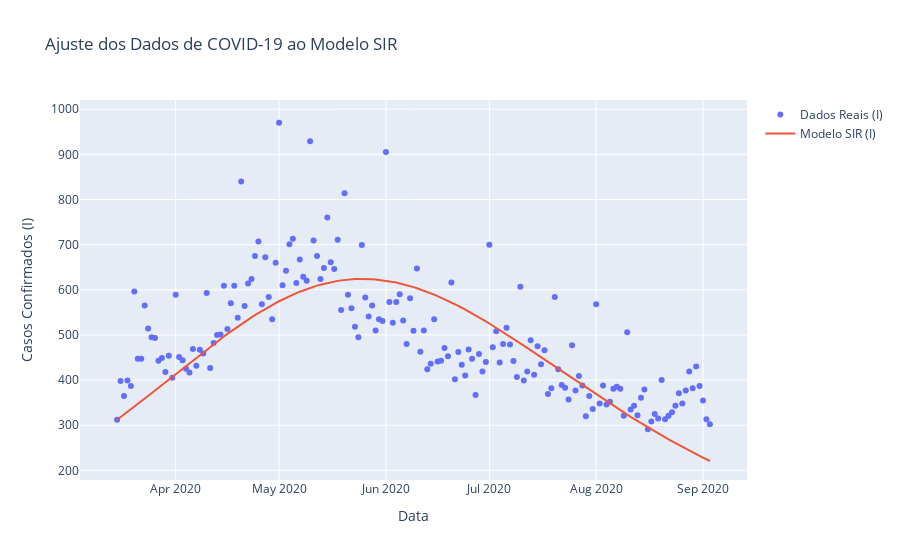

Notebook code cell kept with this figure:
### Markdown cell above
**Bibliotecas utilizadas:**

* numpy: Importa a biblioteca NumPy com um alias np, que é comumente usado para operações numéricas.
* pandas: Importa a biblioteca Pandas com um alias pd, que é usada para manipulação e análise de dados.
* odeint: Importa a função odeint da subbiblioteca integrate da biblioteca SciPy, que é usada para integrar equações diferenciais ordinárias.
* minimize: Importa a função minimize da sub-biblioteca optimize da biblioteca SciPy, que é usada para minimizar funções.
* matplotlib.pyplot: Importa a biblioteca Matplotlib com um alias plt, que é usada para criar gráficos e visualizações.
* plotly.io: importa a biblioteca de visualização de dados interativa e open-source em Python. Ela permite criar gráficos interativos de alta qualidade para análise de dados e comunicação visual. 

**Procedimentos**

1. **Definição das equações diferenciais ordinárias:** Em nossas análises consideramos o modelo SIR, dado por

$$\left\{\begin{array}{llll}
         \dfrac{dS}{dt}=-\beta SI,\\
         \\
         \dfrac{dI}{dt}=\beta SI - \gamma I,\\
         \\
         \dfrac{dR}{dt}=\gamma I,
\end{array}\right.$$

em que $\beta SI$ é a força de infecção (lembrando que estamos considerando uma população constante), e $\gamma I$ o termo de recuperação ou morte de indivíduos infectados.

1. **Definição da função custo:** Visa quantificar o quão bem o modelo SIR se ajusta aos dados reais de casos confirmados de COVID-19. Os parâmetros a serem otimizados pelo método dos mínimos quadrados, como a taxa de transmissão ($\beta$) e a taxa de recuperação ($\gamma$), são passados como entrada para a função. Primeiro, são definidas as condições iniciais do modelo, incluindo o número inicial de indivíduos infectados e recuperados, com base nos dados reais. Em seguida, as equações diferenciais do modelo SIR são resolvidas numericamente para estimar o número de casos confirmados ao longo do tempo. O erro quadrático médio entre os casos simulados e os casos reais é calculado e retornado como a função de custo. Minimizar esse erro é essencial para encontrar os melhores valores dos parâmetros do modelo que se ajustem aos dados observados, fornecendo assim uma representação precisa da propagação da doença.

2. **Método de otimização para o ajuste dos mínimos quadrados:**  O método L-BFGS-B (*Limited-memory Broyden-Fletcher-Goldfarb-Shanno with Bound Constraints*) é um método de otimização que combina elementos do método BFGS (Broyden-Fletcher-Goldfarb-Shanno) com técnicas de limitação de memória. O método L-BFGS-B é adequado para problemas de ajuste por mínimos quadrados, especialmente quando a função objetivo é suave e as restrições de limite podem ser aplicadas aos parâmetros. Quando se trata de ajuste de mínimos quadrados, o objetivo é encontrar os parâmetros do modelo que minimizam a soma dos quadrados das diferenças entre os valores observados e os valores simulados pelo modelo. Algumas características do método:

    **a)** Eficiência: O L-BFGS-B é geralmente eficiente em encontrar o mínimo da função objetivo, especialmente para problemas de otimização suaves e bem-condicionados.

    **b)** Restrições de limite: Muitas vezes, é necessário impor limites nos parâmetros do modelo durante o ajuste. O L-BFGS-B suporta restrições de limite, o que significa que você pode especificar limites superiores e inferiores para os parâmetros.

    **c)** Robustez: O L-BFGS-B é relativamente robusto e pode lidar com uma variedade de problemas de ajuste, desde que as condições de viabilidade sejam satisfeitas.

O algoritmo a seguir consiste no ajuste pelo método dos mínimos quadrados do modelo SIR a um conjunto de dados de incidência de COVID-19 em São Paulo no período de 15/03/2020 a 03/09/2020.

### Code cell
import numpy as np
import pandas as pd
from scipy.integrate import odeint
from scipy.optimize import minimize
import matplotlib.pyplot as plt
import plotly.graph_objs as go
import plotly.io as pio

# Função que retorna as equações diferenciais do modelo SIR
def deriv(y, t, N, beta, gamma):
    S, I, R = y
    dSdt = -beta * S * I / N
    dIdt = beta * S * I / N - gamma * I
    dRdt = gamma * I
    return dSdt, dIdt, dRdt

# Função de custo para o método dos mínimos quadrados
def cost_function(params, t, data): # Esta linha define a função cost_function, que aceita três argumentos: params, t e data.  params é uma lista que contém os parâmetros a serem otimizados pelo método dos mínimos quadrados, neste caso, params inclui os parâmetros beta e gamma.  t representa a variável independente, neste caso, o tempo.  data contém os dados reais que queremos ajustar.
    N = 10000  # População total (apenas para normalização)
    beta, gamma = params # Extrai os parâmetros beta e gamma do vetor params. Esses parâmetros são as taxas de transmissão e de recuperação, respectivamente, do modelo SIR.
    
    # Condições iniciais
    I0 = data[0] # Define o número inicial de indivíduos infectados (I0) como o primeiro valor dos dados reais 
    R0 = 0 # Define o número inicial de indivíduos recuperados (R0) como zero. Isso porque o modelo SIR começa com todos os indivíduos suscetíveis, nenhum recuperado e alguns infectados.
    S0 = N - I0 - R0 # Calcula o número inicial de indivíduos suscetíveis (S0) subtraindo o número inicial de infectados (I0) e recuperados (R0) da população total (N).
    y0 = S0, I0, R0 # Define as condições iniciais do sistema de equações diferenciais, representadas por y0. Consiste em uma tupla contendo o número inicial de indivíduos suscetíveis, infectados e recuperados.
    
    # Integração das equações diferenciais
    solution = odeint(deriv, y0, t, args=(N, beta, gamma))
    
    # Apenas comparamos os casos confirmados (I) com os dados reais
    # Extrai a coluna correspondente aos casos confirmados (infectados) da solução do modelo SIR.
    # No modelo SIR, a segunda coluna da solução (solution[:, 1]) representa o número de indivíduos infectados.
    simulated_cases = solution[:, 1]
    
    # Calcula o erro quadrático médio entre os casos simulados e os casos reais.
    # A diferença entre os casos simulados e reais é elevada ao quadrado ((simulated_cases - data) ** 2), e então a média é calculada usando np.mean().
    # Esta média quadrática é o valor retornado pela função de custo. O objetivo é minimizar esse valor, ajustando os parâmetros beta e gamma. Quanto menor o erro, melhor o ajuste dos parâmetros aos dados reais.
    return np.mean((simulated_cases - data) ** 2)

# Carregando os dados do arquivo de dados
# Esta linha carrega os dados do arquivo "covid-sp.dat" para um DataFrame do pandas chamado data.
# O parâmetro sep="\s+" indica que os dados são separados por espaços em branco.
# header=None especifica que o arquivo não contém linha de cabeçalho.
# skiprows=1 pula a primeira linha do arquivo, que não contém dados.
# names=["Date", "Cases"] atribui nomes às colunas do DataFrame, sendo "Date" para as datas e "Cases" para o número de casos.
data = pd.read_csv("covid-sp.dat", sep="\s+", header=None, skiprows=1, names=["Date", "Cases"])

# Converter a coluna de datas para o formato datetime
# Esta linha converte a coluna 'Date' do DataFrame para o formato datetime do pandas.
# Isso é feito usando a função pd.to_datetime(), que converte valores de data e hora para o formato datetime.
data['Date'] = pd.to_datetime(data['Date'])

# Calcular o número de dias a partir da primeira data
# Esta linha calcula o número de dias a partir da primeira data presente nos dados.
# data['Date'].iloc[0] retorna a primeira data no DataFrame.
# data['Date'] - data['Date'].iloc[0] calcula a diferença entre cada data no DataFrame e a primeira data.
# .dt.days extrai apenas o número de dias dessa diferença.
# O resultado é atribuído à nova coluna 'Days' no DataFrame, que representa os dias decorridos desde o início dos dados.
data['Days'] = (data['Date'] - data['Date'].iloc[0]).dt.days

# Estimativa inicial para os parâmetros beta e gamma. Esses valores são usados como ponto de partida para o processo de otimização.
initial_guess = [0.001, 0.1]

# Executar o ajuste dos dados ao modelo SIR
# A função minimize é usada para minimizar a função de custo definida anteriormente (cost_function).
# cost_function: A função de custo que calcula o erro entre os dados reais e os simulados.
# initial_guess: Estimativa inicial dos parâmetros a serem otimizados.
# args=(data['Days'], data['Cases']): Argumentos adicionais passados para a função de custo, neste caso, os dias decorridos e o número de casos confirmados.
# method='L-BFGS-B': O método de otimização a ser usado. Neste caso, o método de otimização limitada de BFGS (L-BFGS-B) é escolhido. Este é um método de otimização sem derivadas, adequado para problemas de otimização não suaves.
result = minimize(cost_function, initial_guess, args=(data['Days'], data['Cases']), method='L-BFGS-B')

# blablabla

# Extrair os parâmetros ajustados
beta, gamma = result.x

# Condições iniciais e integração das equações diferenciais com os parâmetros ajustados
N = 10000
I0 = data['Cases'].iloc[0]
R0 = 0
S0 = N - I0 - R0
y0 = S0, I0, R0
solution = odeint(deriv, y0, data['Days'], args=(N, beta, gamma))
S, I, R = solution.T

# Visualizar os resultados
# Criar as linhas de dados para o gráfico
real_data = go.Scatter(x=data['Date'], y=data['Cases'], mode='markers', name='Dados Reais (I)')
model_data = go.Scatter(x=data['Date'], y=I, mode='lines', name='Modelo SIR (I)')

# Criar o layout do gráfico
layout = go.Layout(
    title='Ajuste dos Dados de COVID-19 ao Modelo SIR',
    xaxis=dict(title='Data'),
    yaxis=dict(title='Casos Confirmados (I)'),
    hovermode='x'  # Ativar o modo de interação hover para mostrar os valores diretamente na curva
)

# Criar a figura do gráfico
fig = go.Figure(data=[real_data, model_data], layout=layout)

# Salvar
pio.write_html(fig, 'Ajuste_SIR.html')

# Exibir o gráfico interativo
fig.show()

# Exibir os parâmetros ajustados
print("Parâmetros Ajustados:")
print("Beta:", beta)
print("Gamma:", gamma)

# Calcular o Número Reprodutivo Básico (R0)
R0_SIR = beta / gamma
print("Número Reprodutivo Básico (R0):", R0_SIR)

### Figure 1 — Plotly figure (JSON) as saved in the notebook; plotly's stock layout.template omitted (floating-point values rounded to 4 significant figures; data arrays with more than 128 entries replaced by an {"elided": "..."} marker saying what was removed)
{"data": [{"mode": "markers", "name": "Dados Reais (I)", "type": "scatter", "x": {"elided": "173 str values"}, "y": {"elided": "173 int values"}}, {"mode": "lines", "name": "Modelo SIR (I)", "type": "scatter", "x": {"elided": "173 str values"}, "y": {"elided": "173 float values"}}], "layout": {"hovermode": "x", "title": {"text": "Ajuste dos Dados de COVID-19 ao Modelo SIR"}, "xaxis": {"title": {"text": "Data"}}, "yaxis": {"title": {"text": "Casos Confirmados (I)"}}}}
